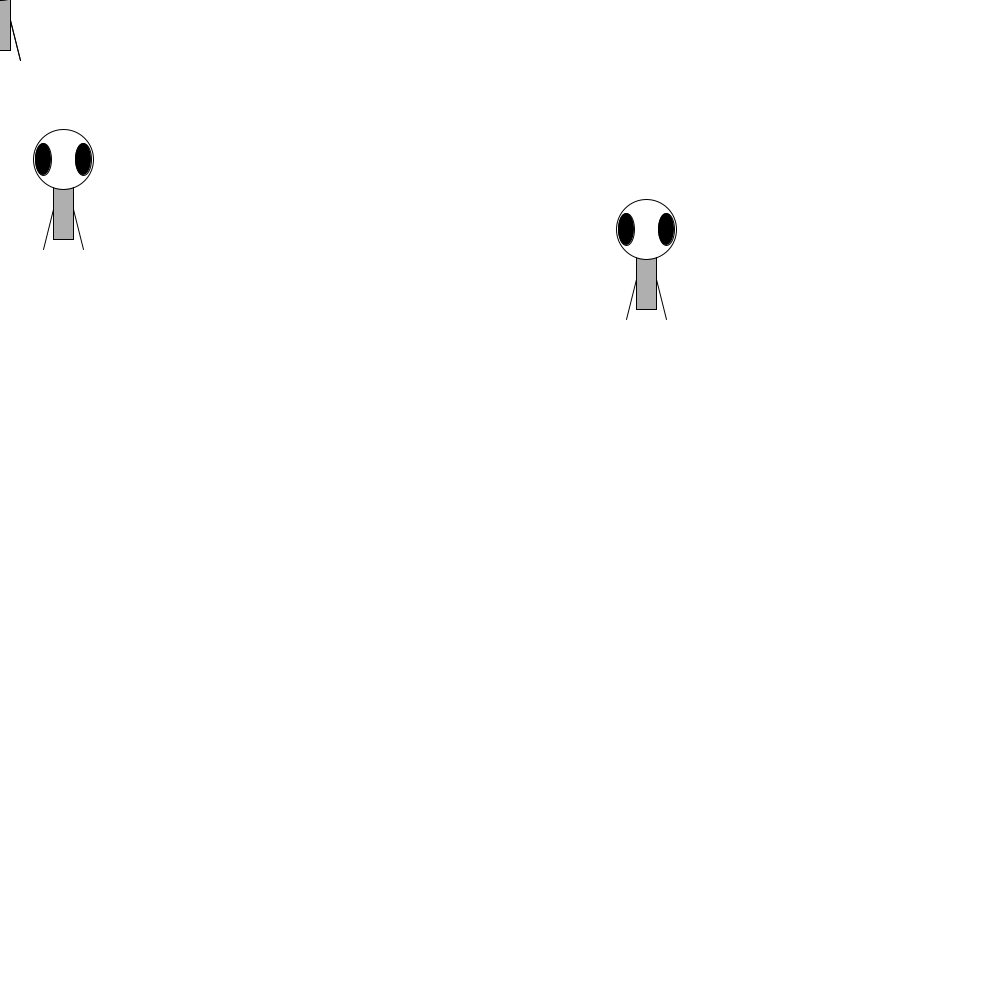
Frame 1 (no input)
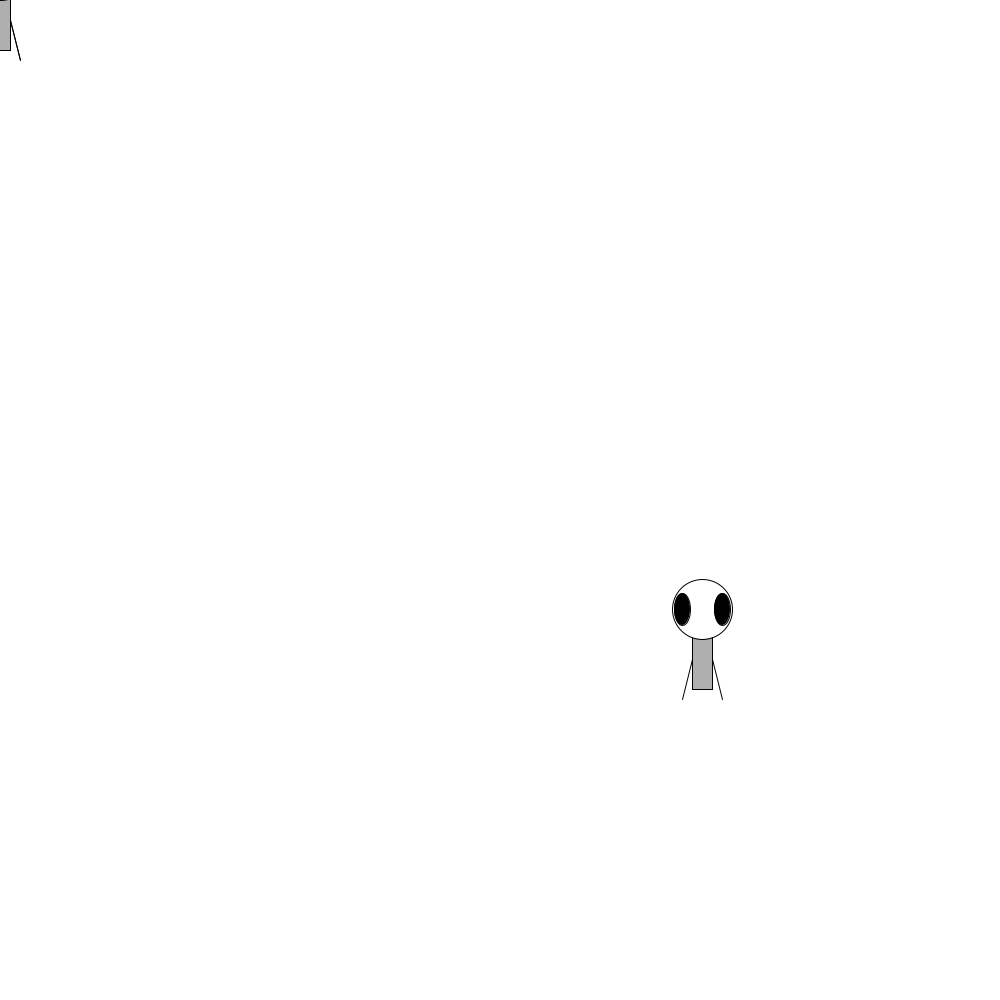
Frame 60 (the mouse pressed at the canvas centre just before this capture)
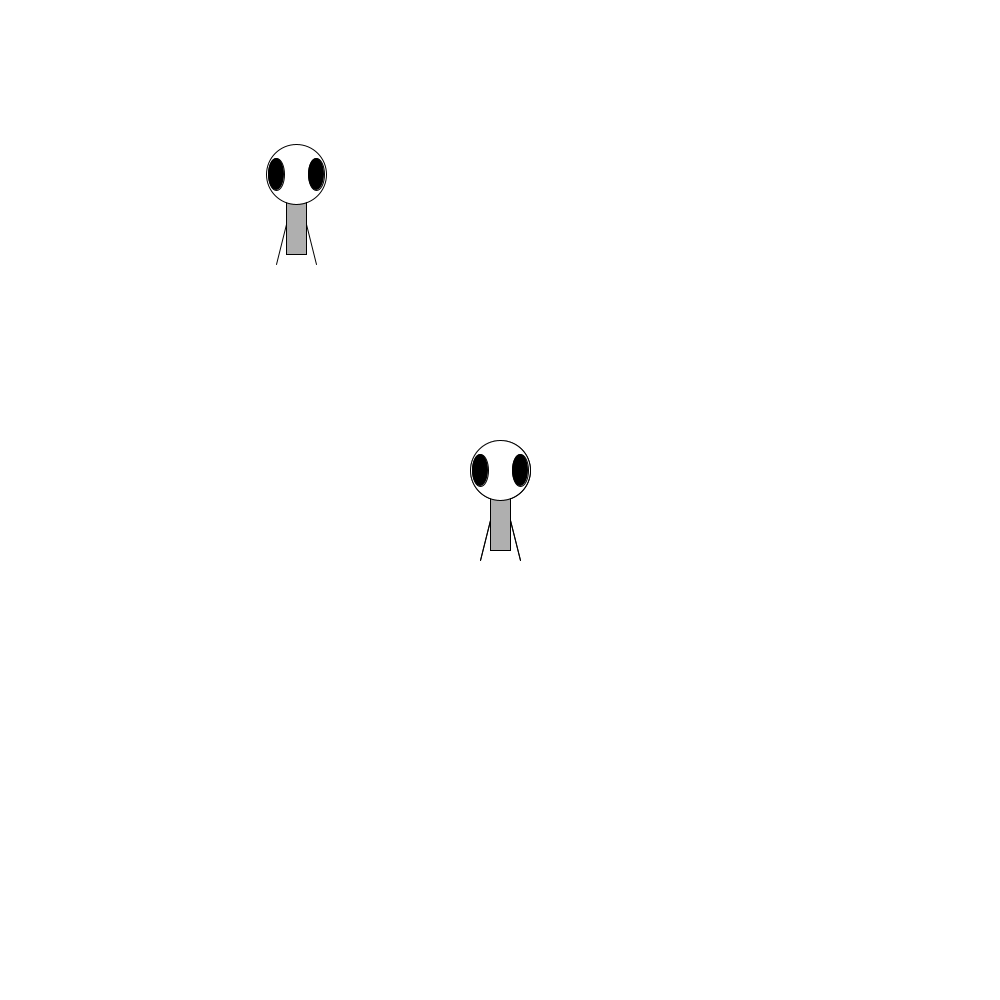
Frame 120 (the mouse held since frame 60 and released just before this capture)

The Processing sketch that drew these frames (run headless with seeded random() and noise(); from frame 60 on, the mouse is pressed at the canvas centre):

// Processing sketch: zoog
// ── zoog.pde
void setup() {
  size(1000,1000);  // Set the size of the window
  frameRate(2000);
}

void draw() {
  background(255);  // Draw a white background 
  zoog(mouseY,mouseX);
zoog(mouseX,mouseY); 
zoog(int(random(width)),int(random(height)));
zoog(int(frameRate),int(frameRate*3));
}

void zoog(int x, int y){
  // Set ellipses and rects to CENTER mode
  ellipseMode(CENTER);
  rectMode(CENTER); 
  
  // Draw Zoog's body
  stroke(0);
  fill(175);
  // Zoog's body is drawn at the location (mouseX, mouseY).
  rect(x,y,20,100);

  // Draw Zoog's head
  stroke(0);
  fill(255);
  // Zoog's head is drawn above the body at the location (mouseX, mouseY - 30).
  ellipse(x,y-30,60,60); 

  // Draw Zoog's eyes
  fill(0); 
  ellipse(x+20,y-30,16,32); 
  ellipse(x-20,y-30,16,32);

  // Draw Zoog's legs
  stroke(0);
  line(x-10,y+20,x-20,y+60);
  line(x+10,y+20,x+20,y+60);
}
